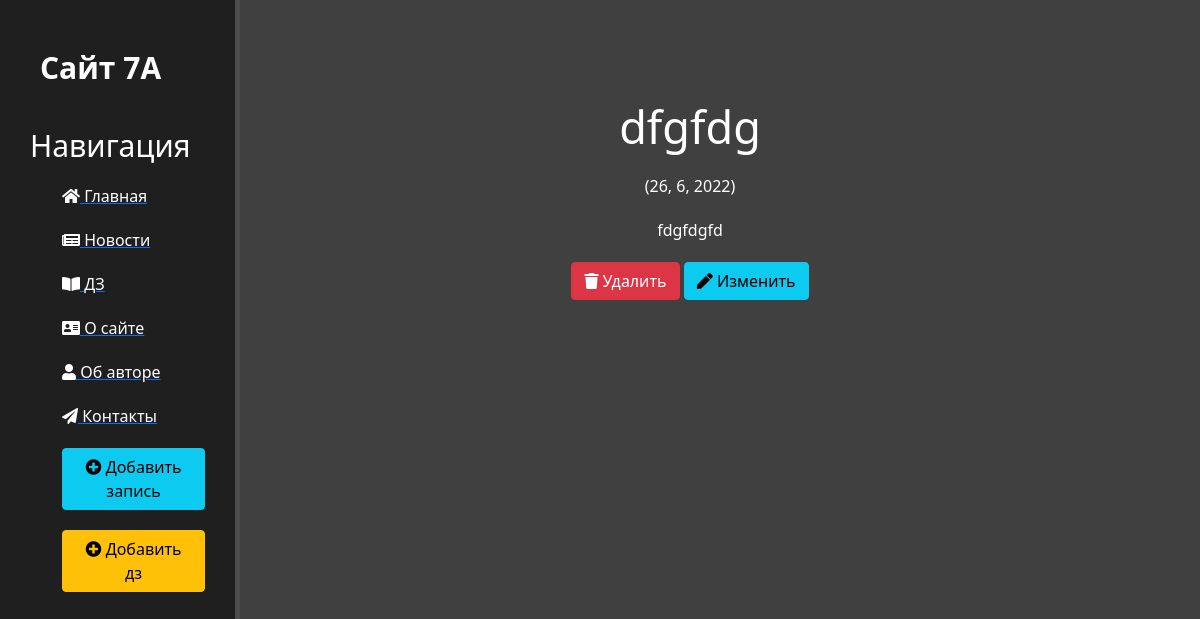
Screenshot of /news/14 with the database file from the repository.
### news/models.py (models this page shows, shortened)
class Articles(models.Model):
    title = models.CharField('Название', max_length=50)
    anons = models.CharField('Анонс', max_length=250)
    full_text = models.TextField("Текст")
    date = models.CharField('Дата публикации', default=time, max_length=50)
    class Meta:
        verbose_name = "Новость"

### news/views.py (the view)
# urls.py: path('/<int:pk>', views.NewsDetailView.as_view(), name='news-detail'),
class NewsDetailView(DetailView):
    model = Articles
    template_name = 'news/details_view.html'
    context_object_name = 'articles'

### news/templates/news/details_view.html (shortened to what this page needs)
{% extends "main/layout.html" %}
{% block content %}
    <div class="features">
        <h1>{{ articles.title }}</h1>
        <p>{{ articles.date }}</p>
        <p>{{ articles.full_text }}</p>
        <a href="{% url 'news-delete' articles.id %}"><button class="btn btn-danger"><i class="fas fa-trash"></i> Удалить</button></a>
        <a href="{% url 'news-update' articles.id %}"><button class="btn btn-info"><i class="fas fa-pen"></i> Изменить</button></a>
    </div>
{% endblock %}

### main/static/main/css/main.css (style rules this page uses)
body { background: #404040; }
main .features { float: left; color: white; margin-top: 100px; text-align: center; width: 75%; }
main .features h1 { font-size: 45px }
main .features p { max-width: 400px; margin: 20px auto }

### rows the page displays
Articles: title "dfgfdg", date "(26, 6, 2022)", full_text "fdgfdgfd"
